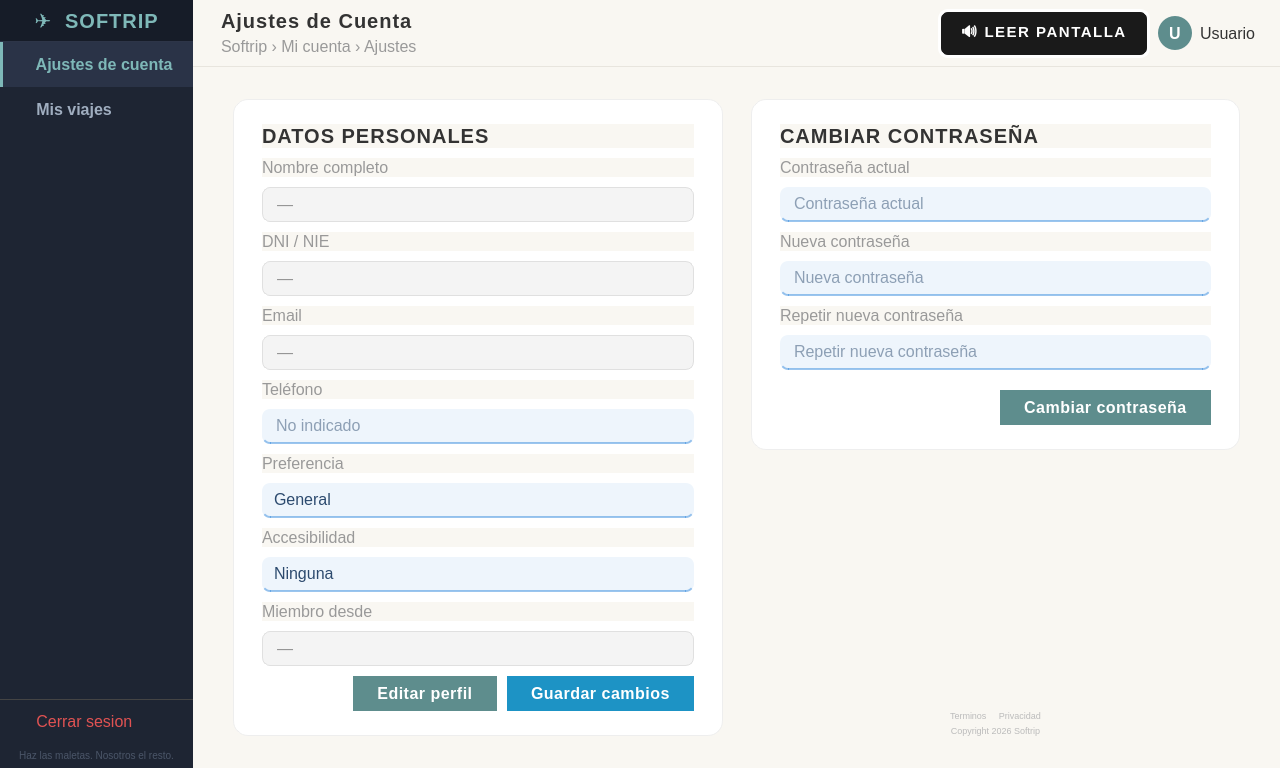
<?xml version="1.0" encoding="UTF-8"?>
<ui version="4.0">
 <class>VentanaAjustesCuenta</class>
 <widget class="QMainWindow" name="VentanaAjustesCuenta">
  <property name="geometry">
   <rect><x>0</x><y>0</y><width>1280</width><height>720</height></rect>
  </property>
  <property name="windowTitle">
   <string>SoftTrip - Ajustes de Cuenta</string>
  </property>
  <property name="styleSheet">
   <string notr="true">
QMainWindow { background-color: #1e2533; font-family: "Segoe UI", Arial, sans-serif; }
QWidget { font-family: "Segoe UI", Arial, sans-serif; background-color: #f9f7f2; }
QWidget#centralwidget { background-color: #1e2533; }
QFrame#sidebarFrame { background-color: #1e2533; border-right: none; }
QFrame#logoFrame { background-color: #161c28; border-bottom: 1px solid #2d3548; }
QPushButton#logoBtn {
    font-size: 20px; font-weight: bold; color: #7eb8b8;
    letter-spacing: 1px; background-color: transparent; border: none; padding: 0px;
}
QPushButton#logoBtn:hover { color: #a0d4d4; }
QPushButton#btnNavAjustes, QPushButton#btnNavViajes {
    background: transparent; border: none; border-left: 3px solid transparent;
    text-align: left; padding: 13px 20px; font-size: 16px; font-weight: 500; color: #a0aec0;
}
QPushButton#btnNavAjustes:hover, QPushButton#btnNavViajes:hover {
    background-color: #2a3347; color: #7eb8b8; border-left: 3px solid #7eb8b8;
}
QPushButton#btnNavAjustes:checked, QPushButton#btnNavViajes:checked {
    background-color: #2a3347; color: #7eb8b8; border-left: 3px solid #7eb8b8; font-weight: bold;
}
QPushButton#btnLogout {
    background: transparent; border: none; border-top: 1px solid #444444;
    border-left: 3px solid transparent; text-align: left; padding: 12px 20px;
    font-size: 16px; color: #e05252; margin-top: 4px;
}
QPushButton#btnLogout:hover { background-color: #3a2020; color: #ff7070; border-left: 3px solid #ff7070; }
QLabel#sidebarFooter { font-size: 10px; color: #4a5568; padding: 6px 10px; background-color: transparent; }
QFrame#topbarFrame { background-color: #f9f7f2; border-bottom: 1px solid #e8e5de; }
QLabel#pageTitle { font-size: 20px; font-weight: bold; color: #333333; letter-spacing: 1px; }
QLabel#pageBreadcrumb { font-size: 16px; color: #999999; }
QLabel#avatarLabel {
    background-color: #5e8d8d; color: white; font-weight: bold; font-size: 16px;
    border-radius: 17px; min-width: 34px; max-width: 34px; min-height: 34px; max-height: 34px;
}
QLabel#userNameLabel { font-size: 16px; color: #333333; }
QFrame#cardDatos, QFrame#cardContrasena {
    background-color: #ffffff; border-radius: 15px; border: 1px solid #eeeeee;
}
QLabel#seccionTitle {
    font-size: 20px; font-weight: bold; color: #333333; letter-spacing: 1px;
}
QLabel.fieldLabel { font-size: 16px; color: #999999; }
QLineEdit#in_nombre_completo, QLineEdit#in_dni, QLineEdit#in_email,
QLineEdit#in_telefono, QLineEdit#in_fecha_registro {
    font-size: 16px; color: #333333;
    background-color: #f4f4f4; border: 1px solid #e0e0e0;
    border-radius: 8px; padding: 6px 12px;
}
QLineEdit#in_telefono_edit {
    font-size: 16px; color: #2c4a6e;
    background-color: rgba(230, 241, 251, 0.7);
    border: none; border-bottom: 2px solid rgba(55, 138, 221, 0.5);
    border-radius: 8px; padding: 6px 12px;
}
QLineEdit#in_telefono_edit:focus {
    background-color: rgba(230, 241, 251, 0.95);
    border-bottom: 2px solid rgb(55, 138, 221);
}
QLineEdit#in_pass_actual, QLineEdit#in_pass_nueva, QLineEdit#in_pass_confirmar {
    font-size: 16px; color: #2c4a6e;
    background-color: rgba(230, 241, 251, 0.7);
    border: none; border-bottom: 2px solid rgba(55, 138, 221, 0.5);
    border-radius: 8px; padding: 6px 12px;
}
QLineEdit#in_pass_actual:focus, QLineEdit#in_pass_nueva:focus, QLineEdit#in_pass_confirmar:focus {
    background-color: rgba(230, 241, 251, 0.95);
    border-bottom: 2px solid rgb(55, 138, 221);
}
QComboBox#in_preferencia_edit {
    font-size: 16px; color: #2c4a6e;
    background-color: rgba(230, 241, 251, 0.7);
    border: none; border-bottom: 2px solid rgba(55, 138, 221, 0.5);
    border-radius: 8px; padding: 6px 12px;
}
QComboBox#in_preferencia_edit:focus {
    background-color: rgba(230, 241, 251, 0.95);
    border-bottom: 2px solid rgb(55, 138, 221);
}
QComboBox#in_preferencia_edit::drop-down { border: none; padding-right: 10px; }
QComboBox#in_preferencia_accesibilidad_edit {
    font-size: 16px; color: #2c4a6e;
    background-color: rgba(230, 241, 251, 0.7);
    border: none; border-bottom: 2px solid rgba(55, 138, 221, 0.5);
    border-radius: 8px; padding: 6px 12px;
}
QComboBox#in_preferencia_accesibilidad_edit:focus {
    background-color: rgba(230, 241, 251, 0.95);
    border-bottom: 2px solid rgb(55, 138, 221);
}
QComboBox#in_preferencia_accesibilidad_edit::drop-down { border: none; padding-right: 10px; }
QPushButton#btnEditarPerfil {
    background-color: #5e8d8d; color: white; border: none;
    border-radius: 20px; padding: 8px 24px; font-size: 16px;
    font-weight: bold; letter-spacing: 0.5px;
}
QPushButton#btnEditarPerfil:hover { background-color: #4a7474; }
QPushButton#btnGuardarPerfil {
    background-color: #1d93c5; color: white; border: none;
    border-radius: 20px; padding: 8px 24px; font-size: 16px;
    font-weight: bold; letter-spacing: 0.5px;
}
QPushButton#btnGuardarPerfil:hover { background-color: #185fa5; }
QPushButton#btnCambiarPass {
    background-color: #5e8d8d; color: white; border: none;
    border-radius: 20px; padding: 8px 24px; font-size: 16px;
    font-weight: bold; letter-spacing: 0.5px;
}
QPushButton#btnCambiarPass:hover { background-color: #4a7474; }
QPushButton#btnLeerPantalla {
    background-color: #1a1a1a; color: #ffffff; border: 3px solid #ffffff;
    border-radius: 10px; padding: 8px 20px; font-size: 15px;
    font-weight: bold; letter-spacing: 1.5px; text-transform: uppercase;
}
QPushButton#btnLeerPantalla:hover { background-color: #3a3a3a; border-color: #ffff00; color: #ffff00; }
QLabel#footerLinks, QLabel#footerCopy { font-size: 9px; color: #bbbbbb; }
   </string>
  </property>
  <widget class="QWidget" name="centralwidget">
   <layout class="QHBoxLayout" name="rootLayout">
    <property name="spacing"><number>0</number></property>
    <property name="leftMargin"><number>0</number></property>
    <property name="topMargin"><number>0</number></property>
    <property name="rightMargin"><number>0</number></property>
    <property name="bottomMargin"><number>0</number></property>
    <!-- SIDEBAR -->
    <item>
     <widget class="QFrame" name="sidebarFrame">
      <property name="minimumWidth"><number>220</number></property>
      <property name="maximumWidth"><number>220</number></property>
      <layout class="QVBoxLayout" name="sidebarLayout">
       <property name="spacing"><number>0</number></property>
       <property name="leftMargin"><number>0</number></property>
       <property name="topMargin"><number>0</number></property>
       <property name="rightMargin"><number>0</number></property>
       <property name="bottomMargin"><number>0</number></property>
       <item>
        <widget class="QFrame" name="logoFrame">
         <property name="minimumHeight"><number>72</number></property>
         <property name="maximumHeight"><number>72</number></property>
         <layout class="QHBoxLayout" name="logoLayout">
          <item>
           <widget class="QPushButton" name="logoBtn">
            <property name="text"><string>&#x2708;  SOFTRIP</string></property>
            <property name="cursor"><cursorShape>PointingHandCursor</cursorShape></property>
           </widget>
          </item>
         </layout>
        </widget>
       </item>
       <item>
        <widget class="QPushButton" name="btnNavAjustes">
         <property name="text"><string>   Ajustes de cuenta</string></property>
         <property name="checkable"><bool>true</bool></property>
         <property name="checked"><bool>true</bool></property>
         <property name="cursor"><cursorShape>PointingHandCursor</cursorShape></property>
        </widget>
       </item>
       <item>
        <widget class="QPushButton" name="btnNavViajes">
         <property name="text"><string>   Mis viajes</string></property>
         <property name="checkable"><bool>true</bool></property>
         <property name="cursor"><cursorShape>PointingHandCursor</cursorShape></property>
        </widget>
       </item>
       <item>
        <spacer name="sidebarSpacer">
         <property name="orientation"><enum>Qt::Vertical</enum></property>
         <property name="sizeHint" stdset="0"><size><width>20</width><height>40</height></size></property>
        </spacer>
       </item>
       <item>
        <widget class="QPushButton" name="btnLogout">
         <property name="text"><string>   Cerrar sesion</string></property>
         <property name="cursor"><cursorShape>PointingHandCursor</cursorShape></property>
        </widget>
       </item>
       <item>
        <widget class="QLabel" name="sidebarFooter">
         <property name="text"><string>Haz las maletas. Nosotros el resto.</string></property>
         <property name="alignment"><set>Qt::AlignCenter</set></property>
        </widget>
       </item>
      </layout>
     </widget>
    </item>
    <!-- CONTENT -->
    <item>
     <widget class="QFrame" name="contentFrame">
      <layout class="QVBoxLayout" name="contentLayout">
       <property name="spacing"><number>0</number></property>
       <property name="leftMargin"><number>0</number></property>
       <property name="topMargin"><number>0</number></property>
       <property name="rightMargin"><number>0</number></property>
       <property name="bottomMargin"><number>0</number></property>
       <!-- TOPBAR -->
       <item>
        <widget class="QFrame" name="topbarFrame">
         <property name="minimumHeight"><number>64</number></property>
         <property name="maximumHeight"><number>64</number></property>
         <layout class="QHBoxLayout" name="topbarLayout">
          <property name="leftMargin"><number>28</number></property>
          <property name="rightMargin"><number>24</number></property>
          <property name="spacing"><number>8</number></property>
          <item>
           <layout class="QVBoxLayout" name="titleStack">
            <property name="spacing"><number>2</number></property>
            <item>
             <widget class="QLabel" name="pageTitle">
              <property name="text"><string>Ajustes de Cuenta</string></property>
             </widget>
            </item>
            <item>
             <widget class="QLabel" name="pageBreadcrumb">
              <property name="text"><string>Softrip › Mi cuenta › Ajustes</string></property>
             </widget>
            </item>
           </layout>
          </item>
          <item>
           <spacer name="topSpacer">
            <property name="orientation"><enum>Qt::Horizontal</enum></property>
            <property name="sizeHint" stdset="0"><size><width>40</width><height>20</height></size></property>
           </spacer>
          </item>
          <item>
           <widget class="QPushButton" name="btnLeerPantalla">
            <property name="text"><string>&#x1F50A; LEER PANTALLA</string></property>
            <property name="cursor"><cursorShape>PointingHandCursor</cursorShape></property>
            <property name="toolTip"><string>Leer el contenido de la pantalla en voz alta</string></property>
           </widget>
          </item>
          <item>
           <widget class="QLabel" name="avatarLabel">
            <property name="text"><string>U</string></property>
            <property name="alignment"><set>Qt::AlignCenter</set></property>
           </widget>
          </item>
          <item>
           <widget class="QLabel" name="userNameLabel">
            <property name="text"><string>Usuario</string></property>
           </widget>
          </item>
         </layout>
        </widget>
       </item>
       <!-- MAIN CONTENT -->
       <item>
        <layout class="QHBoxLayout" name="mainLayout">
         <property name="leftMargin"><number>40</number></property>
         <property name="topMargin"><number>32</number></property>
         <property name="rightMargin"><number>40</number></property>
         <property name="bottomMargin"><number>32</number></property>
         <property name="spacing"><number>28</number></property>
         <!-- CARD DATOS PERSONALES -->
         <item>
          <widget class="QFrame" name="cardDatos">
           <layout class="QVBoxLayout" name="cardDatosLayout">
            <property name="leftMargin"><number>28</number></property>
            <property name="topMargin"><number>24</number></property>
            <property name="rightMargin"><number>28</number></property>
            <property name="bottomMargin"><number>24</number></property>
            <property name="spacing"><number>10</number></property>
            <item>
             <widget class="QLabel" name="seccionTitle">
              <property name="text"><string>DATOS PERSONALES</string></property>
             </widget>
            </item>
            <!-- Nombre completo (solo lectura) -->
            <item>
             <widget class="QLabel">
              <property name="text"><string>Nombre completo</string></property>
              <property name="styleSheet"><string>font-size: 16px; color: #999999;</string></property>
             </widget>
            </item>
            <item>
             <widget class="QLineEdit" name="in_nombre_completo">
              <property name="readOnly"><bool>true</bool></property>
              <property name="placeholderText"><string>—</string></property>
             </widget>
            </item>
            <!-- DNI (solo lectura) -->
            <item>
             <widget class="QLabel">
              <property name="text"><string>DNI / NIE</string></property>
              <property name="styleSheet"><string>font-size: 16px; color: #999999;</string></property>
             </widget>
            </item>
            <item>
             <widget class="QLineEdit" name="in_dni">
              <property name="readOnly"><bool>true</bool></property>
              <property name="placeholderText"><string>—</string></property>
             </widget>
            </item>
            <!-- Email (solo lectura) -->
            <item>
             <widget class="QLabel">
              <property name="text"><string>Email</string></property>
              <property name="styleSheet"><string>font-size: 16px; color: #999999;</string></property>
             </widget>
            </item>
            <item>
             <widget class="QLineEdit" name="in_email">
              <property name="readOnly"><bool>true</bool></property>
              <property name="placeholderText"><string>—</string></property>
             </widget>
            </item>
            <!-- Teléfono (editable al pulsar Editar) -->
            <item>
             <widget class="QLabel">
              <property name="text"><string>Teléfono</string></property>
              <property name="styleSheet"><string>font-size: 16px; color: #999999;</string></property>
             </widget>
            </item>
            <item>
             <widget class="QLineEdit" name="in_telefono_edit">
              <property name="readOnly"><bool>true</bool></property>
              <property name="placeholderText"><string>No indicado</string></property>
             </widget>
            </item>
            <!-- Preferencia (editable al pulsar Editar) -->
            <item>
             <widget class="QLabel">
              <property name="text"><string>Preferencia</string></property>
              <property name="styleSheet"><string>font-size: 16px; color: #999999;</string></property>
             </widget>
            </item>
            <item>
             <widget class="QComboBox" name="in_preferencia_edit">
              <property name="enabled"><bool>false</bool></property>
              <item><property name="text"><string>General</string></property></item>
              <item><property name="text"><string>Familiar</string></property></item>
              <item><property name="text"><string>Jubilado</string></property></item>
              <item><property name="text"><string>Movilidad reducida</string></property></item>
              <item><property name="text"><string>Escolar</string></property></item>
             </widget>
            </item>
            <!-- Preferencia accesibilidad (editable al pulsar Editar) -->
            <item>
             <widget class="QLabel">
              <property name="text"><string>Accesibilidad</string></property>
              <property name="styleSheet"><string>font-size: 16px; color: #999999;</string></property>
             </widget>
            </item>
            <item>
             <widget class="QComboBox" name="in_preferencia_accesibilidad_edit">
              <property name="enabled"><bool>false</bool></property>
              <item><property name="text"><string>Ninguna</string></property></item>
              <item><property name="text"><string>Dificultad lectura</string></property></item>
             </widget>
            </item>
            <!-- Fecha registro (solo lectura) -->
            <item>
             <widget class="QLabel">
              <property name="text"><string>Miembro desde</string></property>
              <property name="styleSheet"><string>font-size: 16px; color: #999999;</string></property>
             </widget>
            </item>
            <item>
             <widget class="QLineEdit" name="in_fecha_registro">
              <property name="readOnly"><bool>true</bool></property>
              <property name="placeholderText"><string>—</string></property>
             </widget>
            </item>
            <item>
             <spacer>
              <property name="orientation"><enum>Qt::Vertical</enum></property>
              <property name="sizeHint" stdset="0"><size><width>20</width><height>10</height></size></property>
             </spacer>
            </item>
            <!-- Botones editar / guardar -->
            <item>
             <layout class="QHBoxLayout">
              <item>
               <spacer>
                <property name="orientation"><enum>Qt::Horizontal</enum></property>
                <property name="sizeHint" stdset="0"><size><width>0</width><height>0</height></size></property>
               </spacer>
              </item>
              <item>
               <widget class="QPushButton" name="btnEditarPerfil">
                <property name="text"><string>Editar perfil</string></property>
                <property name="cursor"><cursorShape>PointingHandCursor</cursorShape></property>
               </widget>
              </item>
              <item>
               <widget class="QPushButton" name="btnGuardarPerfil">
                <property name="text"><string>Guardar cambios</string></property>
                <property name="cursor"><cursorShape>PointingHandCursor</cursorShape></property>
                <property name="visible"><bool>false</bool></property>
               </widget>
              </item>
             </layout>
            </item>
           </layout>
          </widget>
         </item>
         <!-- CARD CONTRASEÑA -->
         <item>
          <layout class="QVBoxLayout" name="rightColumn">
           <property name="spacing"><number>28</number></property>
           <item>
            <widget class="QFrame" name="cardContrasena">
             <layout class="QVBoxLayout" name="cardPassLayout">
              <property name="leftMargin"><number>28</number></property>
              <property name="topMargin"><number>24</number></property>
              <property name="rightMargin"><number>28</number></property>
              <property name="bottomMargin"><number>24</number></property>
              <property name="spacing"><number>10</number></property>
              <item>
               <widget class="QLabel" name="seccionTitlePass">
                <property name="text"><string>CAMBIAR CONTRASEÑA</string></property>
                <property name="styleSheet"><string>font-size: 20px; font-weight: bold; color: #333333; letter-spacing: 1px;</string></property>
               </widget>
              </item>
              <item>
               <widget class="QLabel">
                <property name="text"><string>Contraseña actual</string></property>
                <property name="styleSheet"><string>font-size: 16px; color: #999999;</string></property>
               </widget>
              </item>
              <item>
               <widget class="QLineEdit" name="in_pass_actual">
                <property name="echoMode"><enum>QLineEdit::Password</enum></property>
                <property name="placeholderText"><string>Contraseña actual</string></property>
               </widget>
              </item>
              <item>
               <widget class="QLabel">
                <property name="text"><string>Nueva contraseña</string></property>
                <property name="styleSheet"><string>font-size: 16px; color: #999999;</string></property>
               </widget>
              </item>
              <item>
               <widget class="QLineEdit" name="in_pass_nueva">
                <property name="echoMode"><enum>QLineEdit::Password</enum></property>
                <property name="placeholderText"><string>Nueva contraseña</string></property>
               </widget>
              </item>
              <item>
               <widget class="QLabel">
                <property name="text"><string>Repetir nueva contraseña</string></property>
                <property name="styleSheet"><string>font-size: 16px; color: #999999;</string></property>
               </widget>
              </item>
              <item>
               <widget class="QLineEdit" name="in_pass_confirmar">
                <property name="echoMode"><enum>QLineEdit::Password</enum></property>
                <property name="placeholderText"><string>Repetir nueva contraseña</string></property>
               </widget>
              </item>
              <item>
               <spacer>
                <property name="orientation"><enum>Qt::Vertical</enum></property>
                <property name="sizeHint" stdset="0"><size><width>20</width><height>10</height></size></property>
               </spacer>
              </item>
              <item>
               <layout class="QHBoxLayout">
                <item>
                 <spacer>
                  <property name="orientation"><enum>Qt::Horizontal</enum></property>
                  <property name="sizeHint" stdset="0"><size><width>0</width><height>0</height></size></property>
                 </spacer>
                </item>
                <item>
                 <widget class="QPushButton" name="btnCambiarPass">
                  <property name="text"><string>Cambiar contraseña</string></property>
                  <property name="cursor"><cursorShape>PointingHandCursor</cursorShape></property>
                 </widget>
                </item>
               </layout>
              </item>
             </layout>
            </widget>
           </item>
           <item>
            <spacer>
             <property name="orientation"><enum>Qt::Vertical</enum></property>
             <property name="sizeHint" stdset="0"><size><width>20</width><height>40</height></size></property>
            </spacer>
           </item>
           <!-- Footer -->
           <item>
            <layout class="QVBoxLayout" name="footerLayout">
             <property name="spacing"><number>4</number></property>
             <item>
              <widget class="QLabel" name="footerLinks">
               <property name="text"><string>Terminos     Privacidad</string></property>
               <property name="alignment"><set>Qt::AlignCenter</set></property>
              </widget>
             </item>
             <item>
              <widget class="QLabel" name="footerCopy">
               <property name="text"><string>Copyright 2026 Softrip</string></property>
               <property name="alignment"><set>Qt::AlignCenter</set></property>
              </widget>
             </item>
            </layout>
           </item>
          </layout>
         </item>
        </layout>
       </item>
      </layout>
     </widget>
    </item>
   </layout>
  </widget>
 </widget>
</ui>
